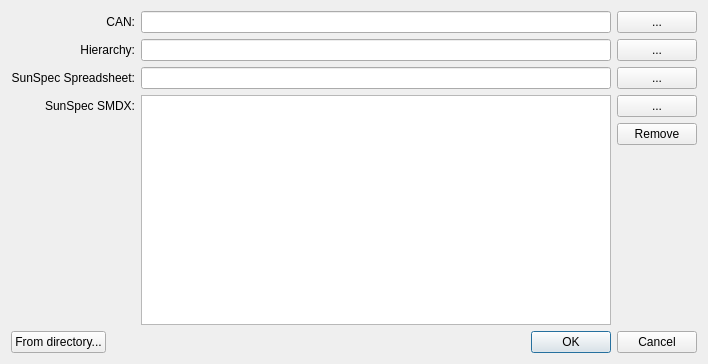
<?xml version="1.0" encoding="UTF-8"?>
<ui version="4.0">
 <class>Dialog</class>
 <widget class="QDialog" name="Dialog">
  <property name="geometry">
   <rect>
    <x>0</x>
    <y>0</y>
    <width>708</width>
    <height>364</height>
   </rect>
  </property>
  <property name="sizePolicy">
   <sizepolicy hsizetype="Preferred" vsizetype="Fixed">
    <horstretch>0</horstretch>
    <verstretch>0</verstretch>
   </sizepolicy>
  </property>
  <property name="windowTitle">
   <string>Dialog</string>
  </property>
  <layout class="QGridLayout" name="gridLayout">
   <item row="0" column="2">
    <widget class="QPushButton" name="pick_can">
     <property name="text">
      <string>...</string>
     </property>
    </widget>
   </item>
   <item row="3" column="1">
    <widget class="QLineEdit" name="spreadsheet"/>
   </item>
   <item row="0" column="0">
    <widget class="QLabel" name="label">
     <property name="text">
      <string>CAN:</string>
     </property>
     <property name="alignment">
      <set>Qt::AlignRight|Qt::AlignTrailing|Qt::AlignVCenter</set>
     </property>
    </widget>
   </item>
   <item row="3" column="0">
    <widget class="QLabel" name="label_3">
     <property name="text">
      <string>SunSpec Spreadsheet:</string>
     </property>
     <property name="alignment">
      <set>Qt::AlignRight|Qt::AlignTrailing|Qt::AlignVCenter</set>
     </property>
    </widget>
   </item>
   <item row="1" column="2">
    <widget class="QPushButton" name="pick_hierarchy">
     <property name="text">
      <string>...</string>
     </property>
    </widget>
   </item>
   <item row="1" column="0">
    <widget class="QLabel" name="label_2">
     <property name="text">
      <string>Hierarchy:</string>
     </property>
     <property name="alignment">
      <set>Qt::AlignRight|Qt::AlignTrailing|Qt::AlignVCenter</set>
     </property>
    </widget>
   </item>
   <item row="3" column="2">
    <widget class="QPushButton" name="pick_spreadsheet">
     <property name="text">
      <string>...</string>
     </property>
    </widget>
   </item>
   <item row="5" column="2">
    <widget class="QPushButton" name="pick_smdx">
     <property name="text">
      <string>...</string>
     </property>
    </widget>
   </item>
   <item row="1" column="1">
    <widget class="QLineEdit" name="hierarchy"/>
   </item>
   <item row="6" column="2">
    <widget class="QPushButton" name="remove_smdx">
     <property name="text">
      <string>Remove</string>
     </property>
    </widget>
   </item>
   <item row="0" column="1">
    <widget class="QLineEdit" name="can"/>
   </item>
   <item row="5" column="1" rowspan="3">
    <widget class="QListWidget" name="smdx_list">
     <property name="selectionMode">
      <enum>QAbstractItemView::ExtendedSelection</enum>
     </property>
    </widget>
   </item>
   <item row="8" column="0" colspan="3">
    <layout class="QHBoxLayout" name="horizontalLayout">
     <item>
      <widget class="QPushButton" name="from_directory">
       <property name="text">
        <string>From directory...</string>
       </property>
      </widget>
     </item>
     <item>
      <widget class="QDialogButtonBox" name="buttons">
       <property name="standardButtons">
        <set>QDialogButtonBox::Cancel|QDialogButtonBox::Ok</set>
       </property>
      </widget>
     </item>
    </layout>
   </item>
   <item row="5" column="0">
    <widget class="QLabel" name="label_4">
     <property name="text">
      <string>SunSpec SMDX:</string>
     </property>
     <property name="alignment">
      <set>Qt::AlignRight|Qt::AlignTrailing|Qt::AlignVCenter</set>
     </property>
    </widget>
   </item>
  </layout>
 </widget>
 <resources/>
 <connections/>
</ui>
